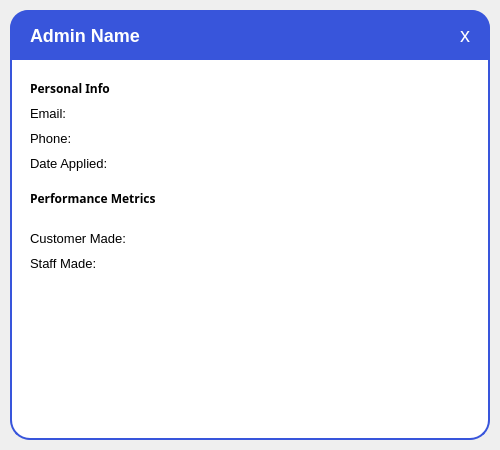
<?xml version="1.0" encoding="UTF-8"?>
<ui version="4.0">
 <class>adminDetailPopup</class>
 <widget class="QWidget" name="adminDetailPopup">
  <property name="geometry">
   <rect>
    <x>0</x>
    <y>0</y>
    <width>500</width>
    <height>450</height>
   </rect>
  </property>
  <property name="minimumSize">
   <size>
    <width>500</width>
    <height>450</height>
   </size>
  </property>
  <property name="maximumSize">
   <size>
    <width>500</width>
    <height>450</height>
   </size>
  </property>
  <property name="windowTitle">
   <string>Staff Details</string>
  </property>
  <widget class="QFrame" name="container_frame">
   <property name="geometry">
    <rect>
     <x>10</x>
     <y>10</y>
     <width>480</width>
     <height>430</height>
    </rect>
   </property>
   <property name="styleSheet">
    <string notr="true">
     QFrame#container_frame {
       background-color: white;
       border: 2px solid #3855DB;
       border-radius: 20px;
     }
    </string>
   </property>
   <widget class="QFrame" name="title_bar">
    <property name="geometry">
     <rect>
      <x>0</x>
      <y>0</y>
      <width>480</width>
      <height>50</height>
     </rect>
    </property>
    <property name="styleSheet">
     <string notr="true">
      QFrame#title_bar {
        background-color: #3855DB;
        border-top-left-radius: 18px;
        border-top-right-radius: 18px;
      }
     </string>
    </property>
    <widget class="QLabel" name="label_title">
     <property name="geometry">
      <rect>
       <x>20</x>
       <y>10</y>
       <width>440</width>
       <height>30</height>
      </rect>
     </property>
     <property name="styleSheet">
      <string notr="true">color: white; font-size: 18px; font-weight: bold;</string>
     </property>
     <property name="text">
      <string>Admin Name</string>
     </property>
    </widget>
    <widget class="QPushButton" name="pushButton_close">
     <property name="geometry">
      <rect>
       <x>440</x>
       <y>10</y>
       <width>30</width>
       <height>30</height>
      </rect>
     </property>
     <property name="styleSheet">
      <string notr="true">
       QPushButton { background-color: transparent; color: white; font-size: 20px; border: none; }
       QPushButton:hover { background-color: rgba(255,255,255,0.2); border-radius: 15px; }
      </string>
     </property>
     <property name="text">
      <string>x</string>
     </property>
    </widget>
   </widget>
   <widget class="QWidget" name="content_widget" native="true">
    <property name="geometry">
     <rect>
      <x>10</x>
      <y>60</y>
      <width>461</width>
      <height>361</height>
     </rect>
    </property>
    <widget class="QLabel" name="label_personal_info">
     <property name="geometry">
      <rect>
       <x>10</x>
       <y>10</y>
       <width>150</width>
       <height>16</height>
      </rect>
     </property>
     <property name="styleSheet">
      <string notr="true">font-family: Fredoka-SemiBold; font-weight: bold;</string>
     </property>
     <property name="text">
      <string>Personal Info</string>
     </property>
    </widget>
    <widget class="QLabel" name="label_email">
     <property name="geometry">
      <rect>
       <x>10</x>
       <y>35</y>
       <width>50</width>
       <height>16</height>
      </rect>
     </property>
     <property name="font">
      <font>
       <family>Arial</family>
       <pointsize>10</pointsize>
      </font>
     </property>
     <property name="text">
      <string>Email:</string>
     </property>
    </widget>
    <widget class="QLabel" name="value_email">
     <property name="geometry">
      <rect>
       <x>70</x>
       <y>35</y>
       <width>250</width>
       <height>16</height>
      </rect>
     </property>
     <property name="font">
      <font>
       <family>Arial</family>
       <pointsize>10</pointsize>
      </font>
     </property>
     <property name="text">
      <string/>
     </property>
     <property name="wordWrap">
      <bool>true</bool>
     </property>
    </widget>
    <widget class="QLabel" name="label_phone">
     <property name="geometry">
      <rect>
       <x>10</x>
       <y>60</y>
       <width>50</width>
       <height>16</height>
      </rect>
     </property>
     <property name="font">
      <font>
       <family>Arial</family>
       <pointsize>10</pointsize>
      </font>
     </property>
     <property name="text">
      <string>Phone:</string>
     </property>
    </widget>
    <widget class="QLabel" name="value_phone">
     <property name="geometry">
      <rect>
       <x>70</x>
       <y>60</y>
       <width>250</width>
       <height>16</height>
      </rect>
     </property>
     <property name="font">
      <font>
       <family>Arial</family>
       <pointsize>10</pointsize>
      </font>
     </property>
     <property name="text">
      <string/>
     </property>
    </widget>
    <widget class="QLabel" name="label_dateap">
     <property name="geometry">
      <rect>
       <x>10</x>
       <y>85</y>
       <width>100</width>
       <height>16</height>
      </rect>
     </property>
     <property name="font">
      <font>
       <family>Arial</family>
       <pointsize>10</pointsize>
      </font>
     </property>
     <property name="text">
      <string>Date Applied:</string>
     </property>
    </widget>
    <widget class="QLabel" name="value_member_since">
     <property name="geometry">
      <rect>
       <x>120</x>
       <y>85</y>
       <width>200</width>
       <height>16</height>
      </rect>
     </property>
     <property name="font">
      <font>
       <family>Arial</family>
       <pointsize>10</pointsize>
      </font>
     </property>
     <property name="text">
      <string/>
     </property>
    </widget>
    <widget class="QLabel" name="label_order_stats">
     <property name="geometry">
      <rect>
       <x>10</x>
       <y>120</y>
       <width>150</width>
       <height>16</height>
      </rect>
     </property>
     <property name="styleSheet">
      <string notr="true">font-family: Fredoka-SemiBold; font-weight: bold;</string>
     </property>
     <property name="text">
      <string>Performance Metrics</string>
     </property>
    </widget>
    <widget class="QLabel" name="label_order_process">
     <property name="geometry">
      <rect>
       <x>10</x>
       <y>160</y>
       <width>111</width>
       <height>16</height>
      </rect>
     </property>
     <property name="font">
      <font>
       <family>Arial</family>
       <pointsize>10</pointsize>
      </font>
     </property>
     <property name="text">
      <string>Customer Made:</string>
     </property>
    </widget>
    <widget class="QLabel" name="value_order_process">
     <property name="geometry">
      <rect>
       <x>139</x>
       <y>160</y>
       <width>101</width>
       <height>20</height>
      </rect>
     </property>
     <property name="font">
      <font>
       <family>Arial</family>
       <pointsize>10</pointsize>
      </font>
     </property>
     <property name="text">
      <string/>
     </property>
    </widget>
    <widget class="QLabel" name="label_deliv_made">
     <property name="geometry">
      <rect>
       <x>10</x>
       <y>185</y>
       <width>100</width>
       <height>16</height>
      </rect>
     </property>
     <property name="font">
      <font>
       <family>Arial</family>
       <pointsize>10</pointsize>
      </font>
     </property>
     <property name="text">
      <string>Staff Made:</string>
     </property>
    </widget>
    <widget class="QLabel" name="value_deliv_made">
     <property name="geometry">
      <rect>
       <x>139</x>
       <y>185</y>
       <width>101</width>
       <height>20</height>
      </rect>
     </property>
     <property name="font">
      <font>
       <family>Arial</family>
       <pointsize>10</pointsize>
      </font>
     </property>
     <property name="text">
      <string/>
     </property>
    </widget>
    <widget class="QLabel" name="value_last_order">
     <property name="geometry">
      <rect>
       <x>139</x>
       <y>210</y>
       <width>231</width>
       <height>20</height>
      </rect>
     </property>
     <property name="font">
      <font>
       <family>Arial</family>
       <pointsize>10</pointsize>
      </font>
     </property>
     <property name="text">
      <string/>
     </property>
    </widget>
   </widget>
  </widget>
 </widget>
 <resources>
  <include location="../images/Resc_rc.qrc"/>
 </resources>
 <connections/>
</ui>
